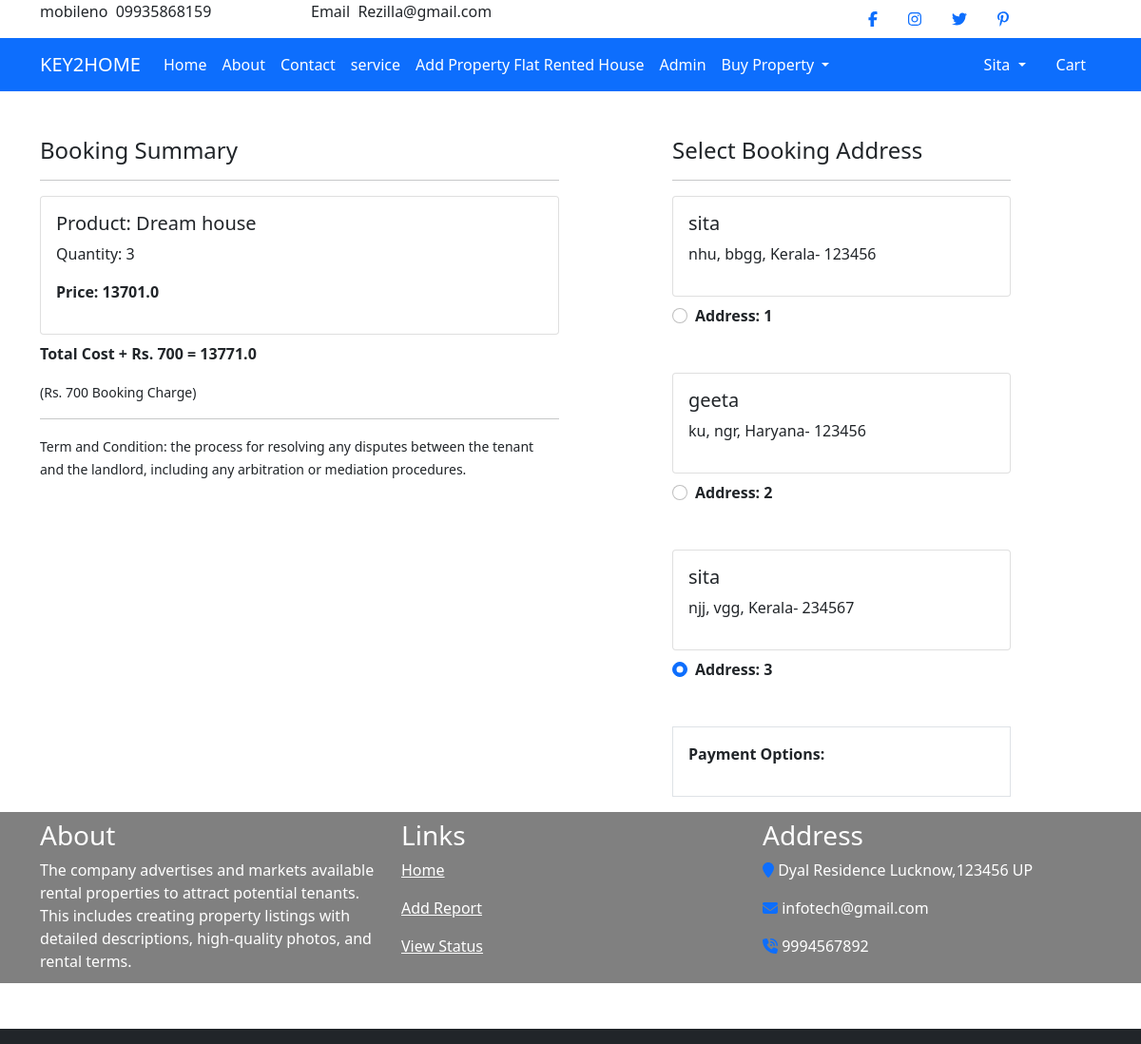
The page /checkout/ (signed in) on the database its author committed.
### app/models.py (models this page shows, shortened)
class Cart(models.Model):
 user = models.ForeignKey(User, on_delete=models.CASCADE)
 product = models.ForeignKey(Product, on_delete=models.CASCADE)
 quantity = models.PositiveIntegerField(default=1)
 @property
 def total_cost(self):
   return self.quantity * self.product.discounted_price

class Product(models.Model):
 title = models.CharField(max_length=100)
 selling_price = models.FloatField()
 discounted_price = models.FloatField()
 description = models.TextField()
 brand = models.CharField(max_length=100)
 category = models.CharField( choices=CATEGORY_CHOICES, max_length=2)
 product_image = models.ImageField(upload_to='productimg')

class Customer(models.Model):
 user = models.ForeignKey(User, on_delete=models.CASCADE)
 name = models.CharField(max_length=200)
 locality = models.CharField(max_length=200)
 city = models.CharField(max_length=50)
 zipcode = models.IntegerField()
 state = models.CharField(choices=STATE_CHOICES, max_length=50)

### app/views.py (the view)
# urls.py: path('checkout/', views.checkout, name='checkout'),
@login_required
def checkout(request):
	user = request.user
	add = Customer.objects.filter(user=user)
	cart_items = Cart.objects.filter(user=request.user)
	amount = 0.0
	shipping_amount = 70.0
	totalamount=0.0
	cart_product = [p for p in Cart.objects.all() if p.user == request.user]
	if cart_product:
		for p in cart_product:
			tempamount = (p.quantity * p.product.discounted_price)
			amount += tempamount
		totalamount = amount+shipping_amount
	return render(request, 'app/checkout.html', {'add':add, 'cart_items':cart_items, 'totalcost':totalamount})

### app/templates/app/checkout.html (shortened to what this page needs)
{% extends 'app/base.html' %}
{% load static %}
{% block main-content %}
<div class="container">
 <div class="row mt-5">
  <div class="col-sm-6">
    <h4>Booking Summary</h4>
    <hr>
    {% for item in cart_items %}
      <div class="card mb-2">
        <div class="card-body">
          <h5>Product: {{item.product.title}}</h5>
          <p>Quantity: {{item.quantity}}</p>
          <p class="fw-bold">Price: {{item.total_cost}}</p>
        </div>
      </div>
    {% endfor %}
    <p class="fw-bold">Total Cost + Rs. 700  = {{totalcost}}</p>
    <small>(Rs. 700 Booking Charge)</small> <hr>
    <small>Term and Condition:  the process for resolving any disputes between the tenant and the landlord, including any arbitration or mediation procedures.</small>
  </div>
  <div class="col-sm-4 offset-sm-1">
    <h4>Select Booking Address</h4>
    <hr>
    <form action="/paymentdone" id="myform">
    {% for ad in add %}
      <div class="card">
        <div class="card-body">
        <h5>{{ad.name}}</h5>
        <p>{{ad.locality}}, {{ad.city}}, {{ad.state}}- {{ad.zipcode}}</p>
        </div>
      </div>
        <div class="form-check mt-2 mb-5">
          <input class="form-check-input" type="radio" name="custid" id="custadd{{forloop.counter}}" value="{{ad.id}}" checked>
          <label class="form-check-label fw-bold" for="custadd{{forloop.counter}}">
            Address: {{ forloop.counter }} </label>
        </div>
      {% endfor %}
        <div class="border p-3">
          <p class="fw-bold">Payment Options:</p>
        </div>
      </form>
    </div>
  </div>
</div>
{% endblock main-content %}

### app/templates/app/base.html (shortened to what this page needs)
<!doctype html>
{% load static %}
<html lang="en">
  <head>
    <link href="https://cdn.jsdelivr.net/npm/bootstrap@5.0.0-beta1/dist/css/bootstrap.min.css" rel="stylesheet">
    <link rel="stylesheet" href="{% static 'app/css/owl.carousel.min.css' %}">
    <link rel="stylesheet" href="{% static 'app/css/all.min.css' %}">
    <link rel="stylesheet" href="{% static 'app/css/style.css' %}">
  </head>
  <body>
  <div class="container">
      <div class="row">
  <div class="col-3">
mobileno &nbsp;09935868159
  </div>
      <div class="col-3">
    Email &nbsp;Rezilla@gmail.com
  </div>
      <div class="col-3">
  </div>
  <div class="col-3 d-flex mr-1">
        <a class="nav-link" href="#"><i class="fab fa-facebook-f"></i></a>
        <a class="nav-link" href="#"><i class="fab fa-instagram"></i></a>
        <a class="nav-link" href="#"><i class="fab fa-twitter"></i></a>
        <a class="nav-link" href="#"><i class="fab fa-pinterest-p"></i></a>
  </div>
</div>
  </div>
    <nav class="navbar navbar-expand-lg navbar-dark bg-primary">
     <div class="container" >
       <a class="navbar-brand" href="/">KEY2HOME</a>
       <div class="collapse navbar-collapse" id="navbarSupportedContent">
         <ul class="navbar-nav me-auto mb-2 mb-lg-0">
           <li class="nav-item">
             <a class="nav-link active" aria-current="page" href="/">Home</a>
           </li>
             <li class="nav-item">
             <a class="nav-link active" aria-current="page" href="{% url 'about' %}">About</a>
           </li>
             <li class="nav-item">
             <a class="nav-link active" aria-current="page" href="{% url 'contact' %}">Contact</a>
           </li>
             <li class="nav-item">
             <a class="nav-link active" aria-current="page" href="{% url 'service' %}">service</a>
           </li>
             <li class="nav-item">
             <a class="nav-link active" aria-current="page" href="{% url 'create_product' %}">Add Property Flat Rented House</a>
           </li>
             <li class="nav-item">
             <a class="nav-link active" aria-current="page" href="{% url 'admin:index' %}">Admin</a>
           </li>
           <li class="nav-item dropdown">
             <a class="nav-link dropdown-toggle text-white" href="#" id="electronicsDropdown" role="button" data-bs-toggle="dropdown" aria-expanded="false">
               Buy Property
             </a>
           </li>
         </ul>
         <div>
          <ul class="navbar-nav me-auto mb-2 mb-lg-0">
          {% if request.user.is_authenticated %}
           <li class="nav-item dropdown mx-2">
              <a class="nav-link dropdown-toggle text-white" href="#" id="profileDropdown" role="button" data-bs-toggle="dropdown" aria-expanded="false">
                {{request.user.username|capfirst}}
              </a>
            </li>
            <li class="nav-item mx-2">
              <a href="{% url 'showcart' %}" class="nav-link text-white"> Cart </a>
            </li>
            {% endif %}
          </ul>
         </div>
       </div>
     </div>
    </nav>
    {% block main-content %} {% endblock main-content %}
  {% include 'app/footer.html' %}
    <footer class="container-fluid bg-dark text-center p-2 mt-5">
    </footer>
  </body>
</html>

### rows shown on the page
Cart: product "Dream house", quantity "3", total_cost "13701.0"
Customer: name "sita", locality "nhu", city "bbgg", state "Kerala", zipcode "123456"
Customer: name "geeta", locality "ku", city "ngr", state "Haryana", zipcode "123456"
Customer: name "sita", locality "njj", city "vgg", state "Kerala", zipcode "234567"

### other values the page prints
{{ request.user.username|capfirst }} "Sita"
{{ totalcost }} "13771.0"
